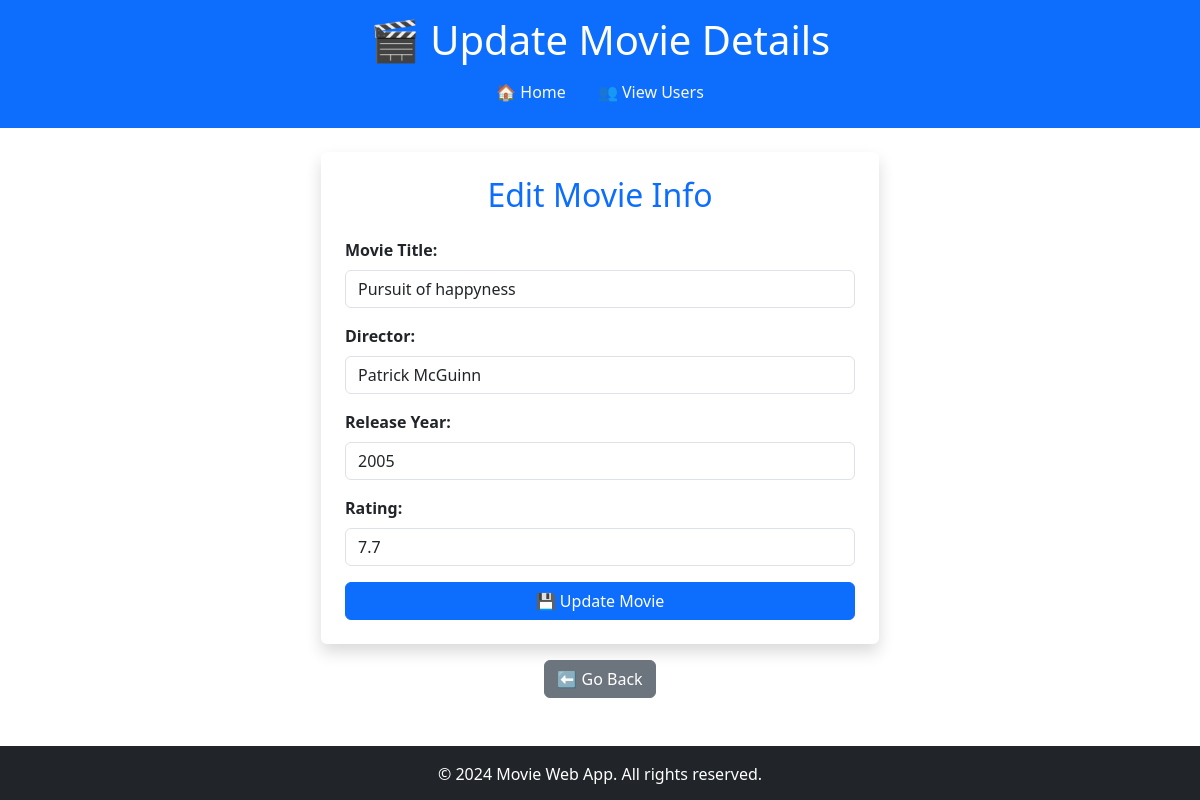
/users/3/update_movie/17, run on the app's committed database.
### datamanager/models.py (models this page shows, shortened)
class Movie(db.Model):
    __tablename__ = 'movies'
    id = db.Column(db.Integer, primary_key=True)
    name = db.Column(db.String(100), nullable=False)
    director = db.Column(db.String(50), nullable=False)
    year = db.Column(db.Integer, nullable=False)
    rating = db.Column(db.Integer, nullable=False)
    user_id = db.Column(db.Integer, db.ForeignKey('users.id'), nullable=False)

### app.py (the view, shortened to what this page needs)
@app.route('/users/<int:user_id>/update_movie/<int:movie_id>', methods=['GET', 'POST'])
def update_movie(user_id, movie_id):
    user = data_manager.get_user_by_id(user_id)
    if not user:
        return "User not found", 404
    movie = data_manager.get_movie_by_id(movie_id)
    if not movie:
        return "Movie not found", 404
    return render_template('update_movie.html', movie=movie, user=user)  # Pass the user to the template

### datamanager/sqlite_data_manager.py (called while the page is built)
    def get_movie_by_id(self, movie_id):
        return Movie.query.get(movie_id)

    def get_user_by_id(self, user_id):
        return User.query.get(user_id)

### templates/update_movie.html (shortened to what this page needs)
<!DOCTYPE html>
<html lang="en">
<head>
    <link rel="stylesheet" href="../../../../static/bootstrap.min.css">
</head>
<body class="d-flex flex-column min-vh-100">
    <header class="bg-primary text-white py-3 mb-4">
        <h1 class="text-center">🎬 Update Movie Details</h1>
        <nav class="nav justify-content-center">
            <a class="nav-link text-light" href="/">🏠 Home</a>
            <a class="nav-link text-light" href="/users">👥 View Users</a>
        </nav>
    </header>
    <main class="container">
        <div class="col-md-6 mx-auto">
            <form action="{{ url_for('update_movie', user_id=user.id, movie_id=movie.id) }}" method="POST" class="p-4 bg-white rounded shadow">
                <h2 class="text-center mb-4 text-primary">Edit Movie Info</h2>
                <div class="mb-3">
                    <label for="movie_name" class="form-label fw-bold">Movie Title:</label>
                    <input type="text" id="movie_name" name="movie_name" value="{{ movie.name }}" class="form-control" required>
                </div>
                <div class="mb-3">
                    <label for="director" class="form-label fw-bold">Director:</label>
                    <input type="text" id="director" name="director" value="{{ movie.director }}" class="form-control" required>
                </div>
                <div class="mb-3">
                    <label for="year" class="form-label fw-bold">Release Year:</label>
                    <input type="number" id="year" name="year" value="{{ movie.year }}" class="form-control" required>
                </div>
                <div class="mb-3">
                    <label for="rating" class="form-label fw-bold">Rating:</label>
                    <input type="text" id="rating" name="rating" value="{{ movie.rating }}" class="form-control" required>
                </div>
                <button type="submit" class="btn btn-primary w-100">💾 Update Movie</button>
            </form>
            <div class="text-center mt-3">
                <a href="{{ url_for('user_movies', user_id=user.id) }}" class="btn btn-secondary">⬅️ Go Back</a>
            </div>
        </div>
    </main>
    <footer class="bg-dark text-white py-3 mt-5 text-center">
        <p class="mb-0">&copy; 2024 Movie Web App. All rights reserved.</p>
    </footer>
</body>
</html>

### data on the page
Movie: movie_name "Pursuit of happyness", director "Patrick McGuinn", year "2005", rating "7.7"
